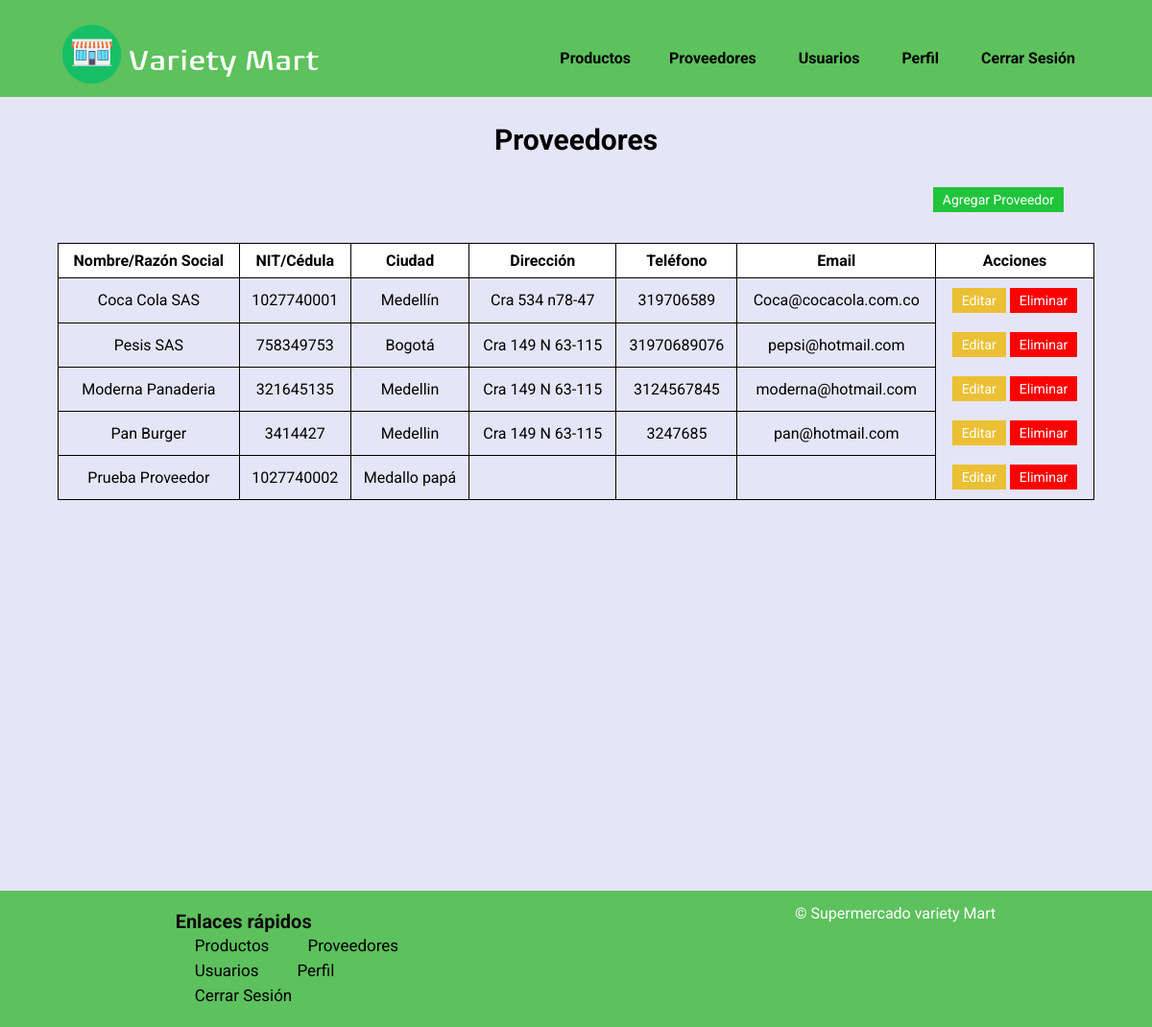
Page /vista/proveedor/proveedor.php (signed in) on the earlier database version.
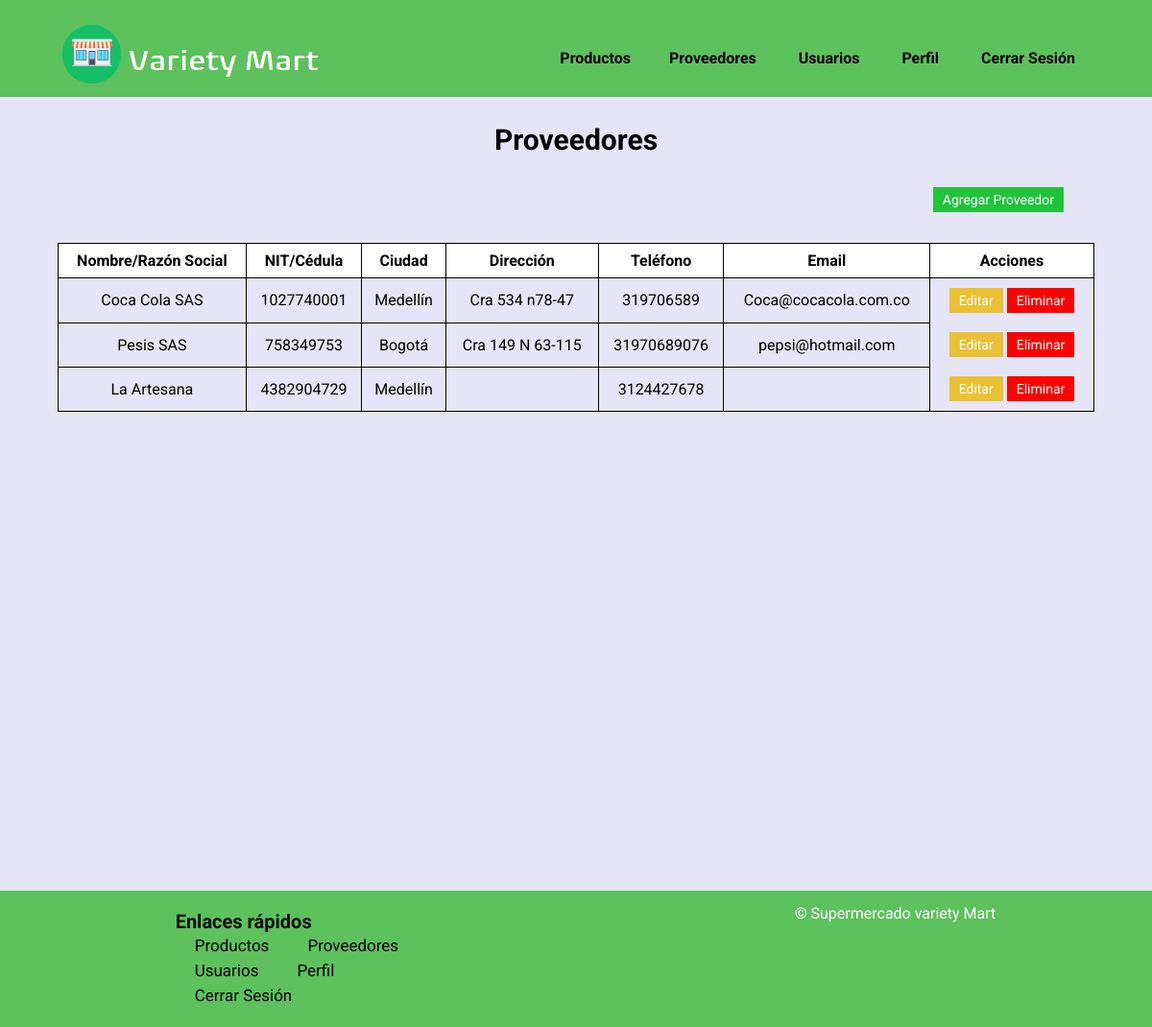
Same page on the later database version.
### tables this page shows
CREATE TABLE `proveedores` (
  `codigo` int(11) NOT NULL,
  `identificacion` bigint(20) NOT NULL,
  `nombre` varchar(100) NOT NULL,
  `ciudad` varchar(100) DEFAULT NULL,
  `direccion` varchar(100) DEFAULT NULL,
  `telefono` varchar(20) DEFAULT NULL,
  `email` varchar(100) DEFAULT NULL
);

### controlador/ControlProveedores.php (called while the page is built, shortened)
<?php
Class ControlProveedores{
    function consultarTodos(){
        $comandoSql="select * from proveedores";
        $objControlConexion=new ControlConexion();
        $objControlConexion->abrirBd("localhost", "root", "","varietymart");
        $recordSet=$objControlConexion->ejecutarSelect($comandoSql);
        return $recordSet;
    }
}
?>

### controlador/ControlConexion.php (called while the page is built, shortened)
<?php
class ControlConexion{
	var $conn;
	function __construct(){
		$this->conn=null;
	}
    function abrirBd($servidor, $usuario, $password,$db){
    	try	{
			$this->conn = new mysqli($servidor, $usuario, $password, $db);
      	}
      	catch (Exception $e){
          	echo "ERROR AL | AL SERVIDOR ".$e->getMessage()."\n";
      	}
    }
	function ejecutarSelect($sql) {
			try	{
				$recordSet=$this->conn->query($sql);
				}
			catch (Exception $e) {
					echo " ERROR: ". $e->getMessage()."\n";
			  }
		return $recordSet;
			}
}
?>

### vista/proveedor/proveedor.php (the view, shortened to what this page needs)
<?php
if(isset($_SESSION["iniciarSesion"]) && $_SESSION["iniciarSesion"] == "ok" && ($_SESSION["rolUsuario"] == 0 || $_SESSION["rolUsuario"] == 1)){
    $rutaFooter = "../layout/footer2.php";
    $rutaHeader = "../layout/header2.php";
    require_once '../../controlador/ControlProveedores.php';
    require_once '../../controlador/ControlConexion.php';
    $objModeloProveedores = new ModeloProveedores("", "", "", "", "", "", "");
    $objControlProveedores = new ControlProveedores($objModeloProveedores);
    $datos = $objControlProveedores  -> consultarTodos();
echo '<!DOCTYPE html>
<html lang="en">
<head>
    <meta charset="UTF-8">
    <meta name="viewport" content="width=device-width, initial-scale=1.0">
    <link rel="stylesheet" href="../../assents/css/estilo.css">
    <link rel="stylesheet" href="../../assents/css/footer.css">
    <link rel="stylesheet" href="../../assents/css/proveedor.css">
    <link rel="icon" href="../../assents/img/store.png">
    <title>Proveedores</title>
</head>
<body>';
if (file_exists($rutaHeader)) {
    include $rutaHeader;
}
echo '<?php include "../layout/header2.php" ?>
 <div class="container">
    <h1>Proveedores</h1>
    <div class="agregar">
        <a href="../proveedor/agregarproveedor.php" class="edit-add">Agregar Proveedor</a>
    </div>
    <table>
        <tr>
            <th>Nombre/Razón Social</th>
            <th>NIT/Cédula</th>
            <th>Ciudad</th>
            <th>Dirección</th>
            <th>Teléfono</th>
            <th>Email</th>
            <th>Acciones</th>
        </tr>';
    while($row = $datos->fetch_assoc()){
        echo'<tr>
                <td>'.$row["nombre"].'</td>
                <td>'.$row["identificacion"].'</td>
                <td>'.$row["ciudad"].'</td>
                <td>'.$row["direccion"].'</td>
                <td>'.$row["telefono"].'</td>
                <td>'.$row["email"].'</td>
                <td class="acciones">
                    <a href="editarproveedor.php?codigo='.$row["codigo"].'" class="edit-button">Editar</a>
                     <a href="procesarEliminarproveedor.php?codigo='.$row["codigo"].'" class="edit-delete">Eliminar</a>
                </td>
            </tr>';
       }
    echo '</table>
</div>
<script src="../../assents/js/confirmacion.js"></script>';
if (file_exists($rutaFooter)) {
    include $rutaFooter;
}
echo '</body>
</html>';
}else{
    echo '<script>
    window.location = "../../index.php";
    </script>';
}
?>

### vista/layout/header2.php (shortened to what this page needs)
<?php
if(isset($_SESSION["iniciarSesion"]) && $_SESSION["iniciarSesion"] == "ok"){
echo '<header>
    <h1><img src="../../assents/img/logoNombre-removebg.png" alt=""></h1>
    <input type="checkbox" id="check">
    <label for="check" class="mostrar-menu">
        &#8801
    </label>
    <nav class="menu">
        <ul>
            <li> <a href="../producto/producto.php">Productos</a></li>';
            if($_SESSION["rolUsuario"] == 0){
                echo '<li> <a href="../proveedor/proveedor.php">Proveedores</a></li>
                <li> <a href="../usuario/usuario.php">Usuarios</a></li>';
            }
            else if($_SESSION["rolUsuario"] == 1){
                echo '<li> <a href="../proveedor/proveedor.php">Proveedores</a></li>';
            }
        echo '
            <li> <a href="../usuario/perfil.php">Perfil</a></li>
            <li> <a href="../usuario/salir.php">Cerrar Sesión</a></li>
            <label for="check" class="esconder-menu">
                &#215
            </label>
        </ul>
    </nav>
</header>';
}else{
    echo '<script>
    window.location = "../../index.php";
    </script>';
}
?>

### vista/layout/footer2.php (shortened to what this page needs)
<?php
if(isset($_SESSION["iniciarSesion"]) && $_SESSION["iniciarSesion"] == "ok"){
    echo '
<footer class="footer2">
    <div class="footer-content">
        <div class="footer-section links">
            <h1>Enlaces rápidos</h1>
            <ul>
                <li><a href="../producto/producto.php">Productos</a></li>';
            if($_SESSION["rolUsuario"] == 0){
                echo '<li> <a href="../proveedor/proveedor.php">Proveedores</a></li>
                <li> <a href="../usuario/usuario.php">Usuarios</a></li>';
            }
            else if($_SESSION["rolUsuario"] == 1){
                echo '<li> <a href="../proveedor/proveedor.php">Proveedores</a></li>';
            }
                echo '<li><a href="../usuario/perfil.php">Perfil</a></li>
                <li> <a href="../../index.php">Cerrar Sesión</a></li>
            </ul>
        </div>
    </div>
    <div class="footer-bottom">
        &copy; <?php echo date("Y"); ?> Supermercado variety Mart
    </div>
</footer>';
}else{
    echo '<script>
    window.location = "../../index.php";
    </script>';
}
?>

### assents/css/estilo.css (style rules this page uses)
* { margin: 0; padding: 0; font-family: 'Roboto', sans-serif; }
body { background-color: #e5e5f7; background-image: radial-gradient(#b0b2e1 0.5px, transparent 0.5px), radial-gradient(#b0b2e1 0.5px, #e5e5f7 0.5px); }
header { background-color: rgb(93, 193, 93); display: flex; align-items: center; justify-content: space-between; padding-top: 20px; padding-left: 5%; padding-right: 5%; font-weight: bold; position: fixed; width: 90%; top: 0; z-index:500; }
ul li { display: inline-block; padding: 0px 20px; }
a { color: black; text-decoration: none; }
h1 { color: white; font-size: 30px; }
img { z-index: 2; margin: 0; height: auto; }
.acciones { display: flex; justify-content: center; }
.agregar { width: 85%; display: flex; justify-content: end; }
.edit-button { background-color: #ebc035; color: white; padding: 5px 10px; text-decoration: none; display: inline-block; font-size: 14px; margin: 2px; }
.edit-delete { cursor: pointer; background-color: #ff0000; color: white; padding: 5px 10px; text-decoration: none; display: inline-block; font-size: 14px; margin: 2px; border: 0px; }
.edit-add { background-color: #20c43b; color: white; padding: 5px 10px; text-decoration: none; display: inline-block; font-size: 14px; margin: 2px; }

### assents/css/footer.css (style rules this page uses)
.footer2 { background-color: rgb(93, 193, 93); color: #fff; display: flex; justify-content: space-around; width: 100%; position: relative; bottom: 0; z-index: 1; }
.footer-section { padding: 20px; text-align: left; flex: 1; min-width: 200px; max-width: 300px; }
.footer-content { display: flex; justify-content: space-around; flex-wrap: wrap; }
.footer-section h1 { font-size: 1.2rem; color: rgb(14, 12, 12); font-size: 20px; }
.footer-section ul { list-style: none; padding: 0; }
.footer-section ul li { margin: 3px 0; font-size: 17px; }
.footer-section ul li a { background-color: rgb(93, 193, 93); text-decoration: none; }
.footer-bottom { text-align: center; background-color: #ffffff; padding: 14px 0; background-color: rgb(93, 193, 93); }

### assents/css/proveedor.css (style rules this page uses)
body { text-align: center; }
h1 { font-size: 30px; color: rgb(0, 0, 0); }
table { width: 90%; margin: 0 auto; border-collapse: collapse; }
table, th, td { border: 1px solid black; }
th, td { padding: 8px; }
th { background-color: #ffffff; }
.container { margin-top: 8em; display: flex; flex-direction: column; align-items: center; height: 100vh; }
.acciones { display: flex; justify-content: center; border: 0px; }
.agregar { width: 85%; margin: 30px 0; display: flex; justify-content: end; }
.edit-button { background-color: #ebc035; color: white; padding: 5px 10px; text-decoration: none; display: inline-block; font-size: 14px; margin: 2px; }
.edit-delete { cursor: pointer; background-color: #ff0000; color: white; padding: 5px 10px; text-decoration: none; display: inline-block; font-size: 14px; margin: 2px; border: 0px; }
.edit-add { background-color: #20c43b; color: white; padding: 5px 10px; text-decoration: none; display: inline-block; font-size: 14px; margin: 2px; }

Differences in the rows shown:
removed proveedores: nombre "Moderna Panaderia", identificacion "321645135", ciudad "Medellin", direccion "Cra 149 N 63-115", telefono "3124567845", email "moderna@hotmail.com"
removed proveedores: nombre "Pan Burger", identificacion "3414427", ciudad "Medellin", direccion "Cra 149 N 63-115", telefono "3247685", email "pan@hotmail.com"
removed proveedores: nombre "Prueba Proveedor", identificacion "1027740002", ciudad "Medallo papá"
added proveedores: nombre "La Artesana", identificacion "4382904729", ciudad "Medellín", telefono "3124427678"
